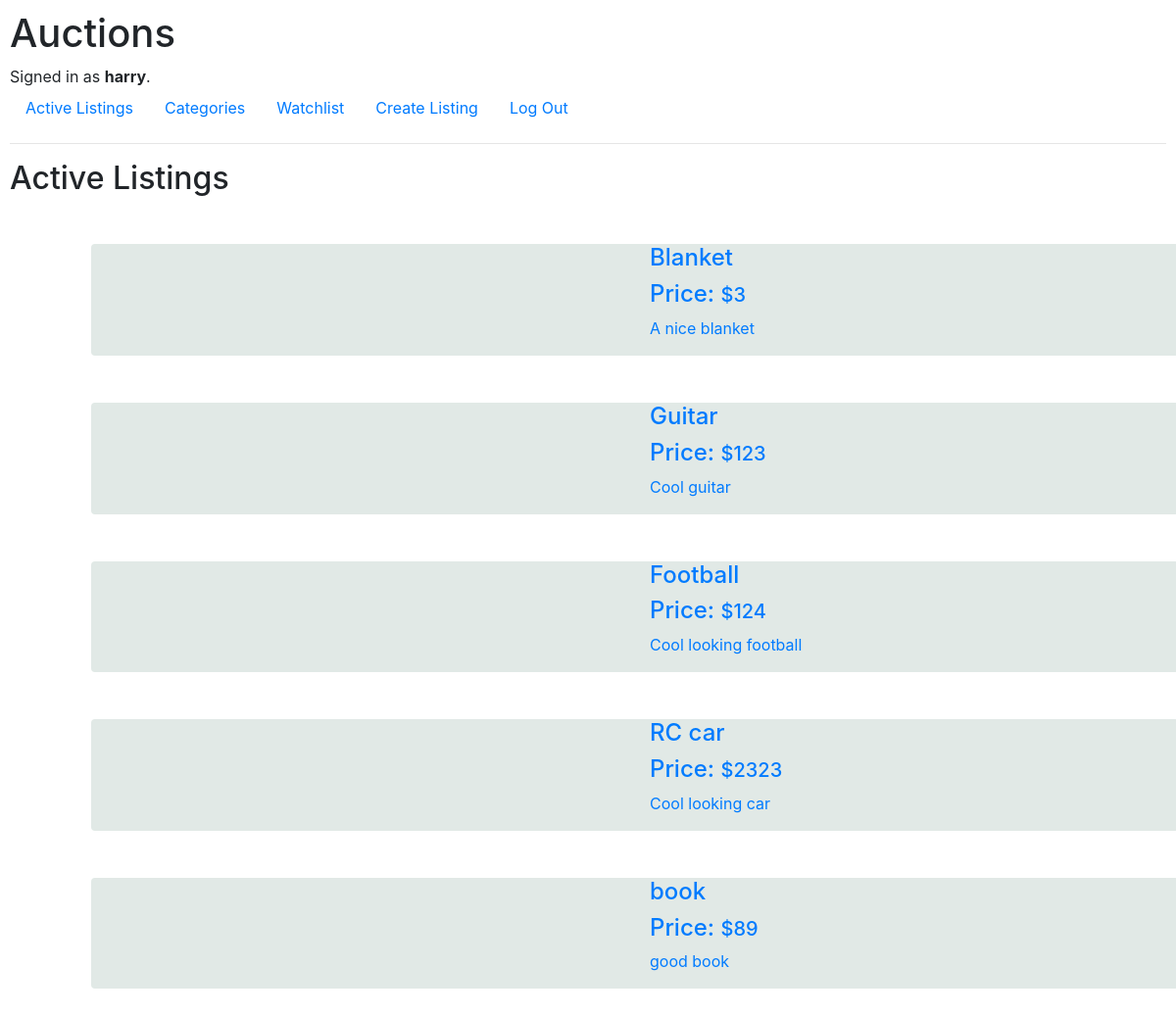
The page / (signed in) on the database its author committed.
### auctions/models.py (models this page shows, shortened)
class User(AbstractUser):
    pass

class Listing(models.Model):
    title = models.CharField(max_length=64)
    description = models.CharField(max_length=150)
    starting_bid = models.IntegerField()
    image_link = models.CharField(max_length=400)
    Category = (('Fashion', 'Fashion'),('Toys','Toys'),('Electronics','Electronics'),('Home','Home'),('Health', 'Health'),('Sports','Sports'))
    category = models.CharField(max_length=200,null=True, choices=Category)

### auctions/views.py (the view)
# urls.py: path("", views.index, name="index"),
def index(request):
    context = {"listing":Listing.objects.all()}
    return render(request, "auctions/index.html",context)

### auctions/templates/auctions/index.html (shortened to what this page needs)
{% extends "auctions/layout.html" %}
{% block body %}
    <h2>Active Listings</h2>
    <div class="container">
        {% for list in listing %}
        <a href="{% url 'listing_page' list.id%}">
        <div class="container m-5 " >
            <div class="row  rounded d-flex align-items-center" style="background-color: rgb(225, 233, 230);" >
                <div class="col d-flex-column-reverse  ">
                    <h4>{{list.title}}</h4>
                    <h4>Price: <span class="h5">${{list.starting_bid}}</span></h4>
                    <p>{{list.description}}</p>
                </div>
            </div>
        </a>
        </div>
        {% endfor %}
{% endblock %}

### auctions/templates/auctions/layout.html (shortened to what this page needs)
{% load static %}
<!DOCTYPE html>
<html lang="en">
    <head>
        <link rel="stylesheet" href="https://stackpath.bootstrapcdn.com/bootstrap/4.4.1/css/bootstrap.min.css">
        <link href="{% static 'auctions/styles.css' %}" rel="stylesheet">
    </head>
    <body>
        <h1>Auctions</h1>
        <div>
            {% if user.is_authenticated %}
                Signed in as <strong>{{ user.username }}</strong>.
            {% else %}
                Not signed in.
            {% endif %}
        </div>
        <ul class="nav">
            <li class="nav-item">
                <a class="nav-link" href="{% url 'index' %}">Active Listings</a>
            </li>
            <li>
                <a class="nav-link" href="{% url 'categories' %}">Categories</a>
            </li>
            {% if user.is_authenticated %}
                <li>
                    <a class="nav-link" href="{% url 'watchlist' %}">Watchlist</a>
                </li>
                <li>
                    <a class="nav-link" href="{% url 'create_listing' %}">Create Listing</a>
                </li>
                <li class="nav-item">
                    <a class="nav-link" href="{% url 'logout' %}">Log Out</a>
                </li>
            {% endif %}
        </ul>
        <hr>
        {% block body %}
        {% endblock %}
    </body>
</html>

### auctions/static/auctions/styles.css (style rules this page uses)
body { padding: 10px; }

### rows shown on the page
User: username "harry"
Listing: title "Blanket", starting_bid "3", description "A nice blanket"
Listing: title "Guitar", starting_bid "123", description "Cool guitar"
Listing: title "Football", starting_bid "124", description "Cool looking football"
Listing: title "RC car", starting_bid "2323", description "Cool looking car"
Listing: title "book", starting_bid "89", description "good book"
